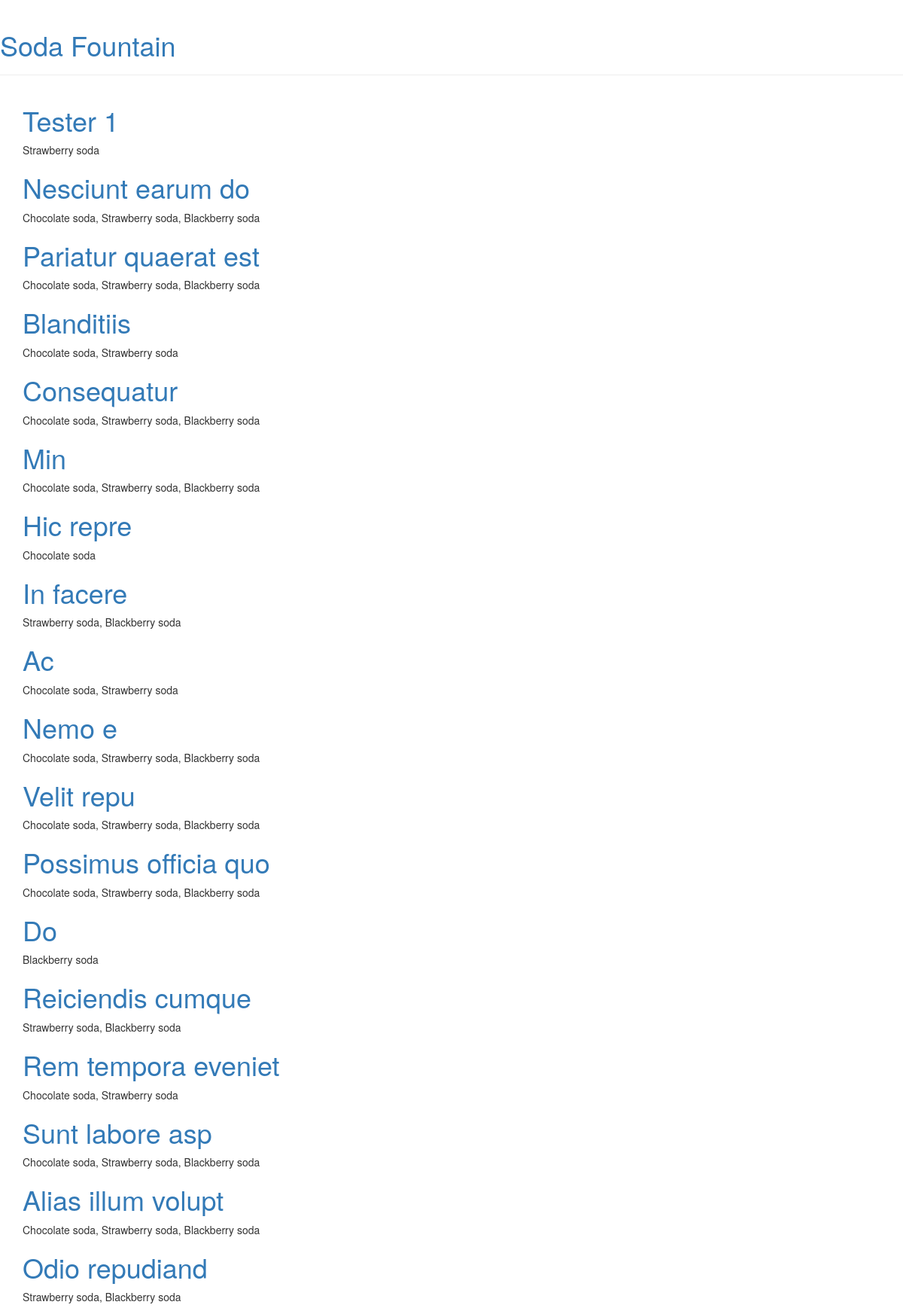
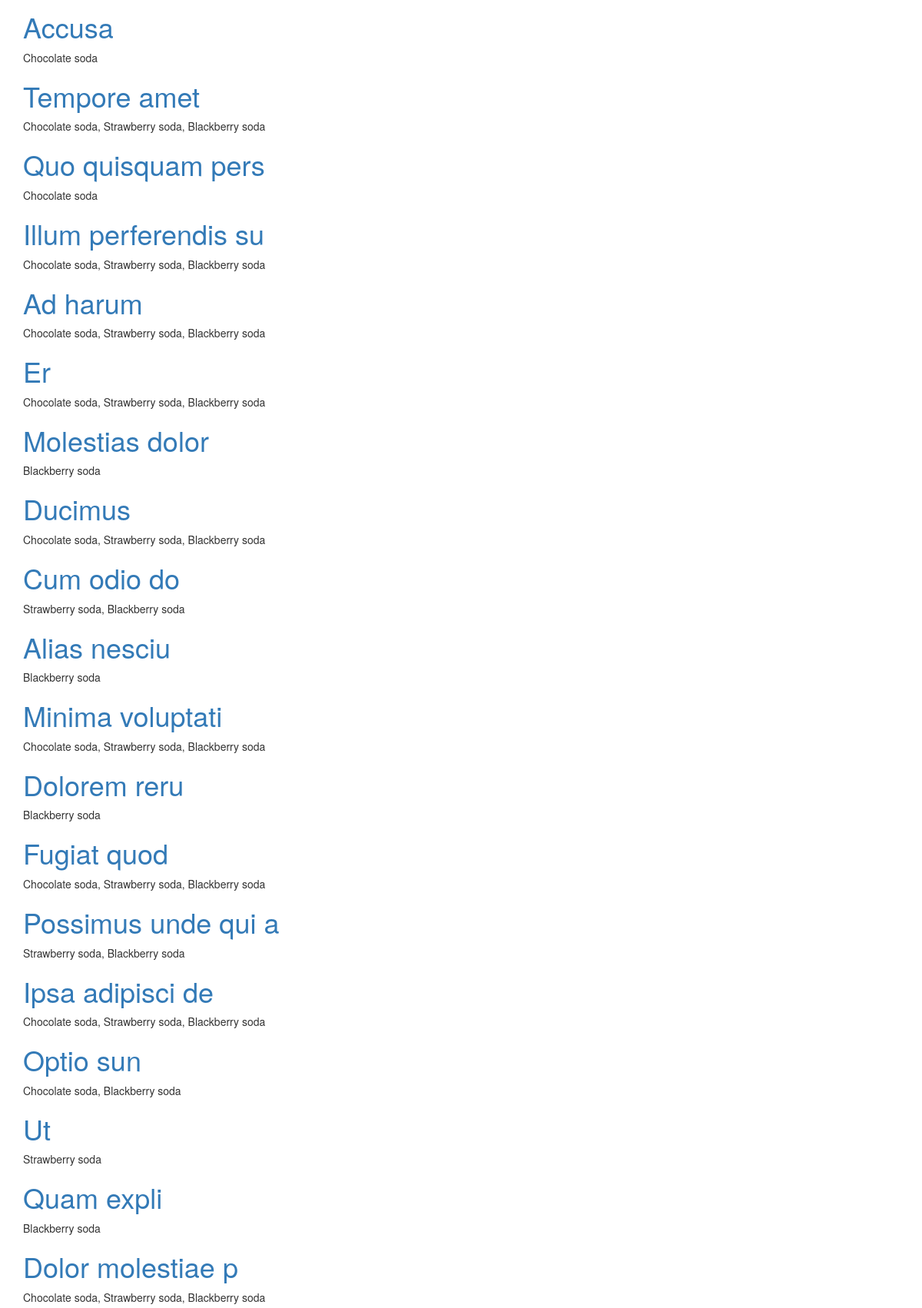
The page / (upper part) on the database its author committed (2 pictures, top to bottom).
### menu/models.py (models this page shows, shortened)
class Menu(models.Model):
    season = models.CharField(max_length=20)
    items = models.ManyToManyField('Item', related_name='items')
    created_date = models.DateTimeField(
            default=timezone.now)
    expiration_date = models.DateTimeField(
            blank=True)

class Item(models.Model):
    name = models.CharField(max_length=200)
    description = models.TextField()
    chef = models.ForeignKey('auth.User', on_delete=models.CASCADE,)
    created_date = models.DateTimeField(
            default=timezone.now)
    standard = models.BooleanField(default=False)
    ingredients = models.ManyToManyField('Ingredient')
    def __str__(self):
        return self.name

### menu/views.py (the view)
# urls.py: url(r'^$', views.menu_list, name='menu_list'),
def menu_list(request):
    all_menus = Menu.objects.all()
    menus = []
    for menu in all_menus:
        if menu.expiration_date >= timezone.now():
            menus.append(menu)
    menus = sorted(menus, key=attrgetter('expiration_date'))
    return render(request, 'menu/list_all_current_menus.html', {'menus': menus})

### menu/templates/menu/list_all_current_menus.html (shortened to what this page needs)
<html>
    <head>
        <link rel="stylesheet" href="//maxcdn.bootstrapcdn.com/bootstrap/3.2.0/css/bootstrap.min.css">
        <link rel="stylesheet" href="//maxcdn.bootstrapcdn.com/bootstrap/3.2.0/css/bootstrap-theme.min.css">
    </head>
    <body>
        <div class="page-header">
            <h1><a href="/">Soda Fountain</a></h1>
        </div>
        <div class="content container">
            <div class="row">
                <div class="col-md-8">
                    <div class="post">
                        {% for menu in menus %}
                            <h1>
                                <a href="{% url 'menu:menu_detail' pk=menu.pk %}">{{ menu.season }}</a>
                            </h1>
                            <p>{{ menu.items.all|join:", "}}</p>
                        {% endfor %}
                    </div>
                </div>
            </div>
        </div>
    </body>
</html>

### rows shown on the page
Menu: season "Tester 1", items.all "Strawberry soda"
Menu: season "Nesciunt earum do", items.all "Chocolate soda, Strawberry soda, Blackberry soda"
Menu: season "Pariatur quaerat est", items.all "Chocolate soda, Strawberry soda, Blackberry soda"
Menu: season "Blanditiis", items.all "Chocolate soda, Strawberry soda"
Menu: season "Consequatur", items.all "Chocolate soda, Strawberry soda, Blackberry soda"
Menu: season "Min", items.all "Chocolate soda, Strawberry soda, Blackberry soda"
Menu: season "Hic repre", items.all "Chocolate soda"
Menu: season "In facere", items.all "Strawberry soda, Blackberry soda"
Menu: season "Ac", items.all "Chocolate soda, Strawberry soda"
Menu: season "Nemo e", items.all "Chocolate soda, Strawberry soda, Blackberry soda"
Menu: season "Velit repu", items.all "Chocolate soda, Strawberry soda, Blackberry soda"
Menu: season "Possimus officia quo", items.all "Chocolate soda, Strawberry soda, Blackberry soda"
Menu: season "Do", items.all "Blackberry soda"
Menu: season "Reiciendis cumque", items.all "Strawberry soda, Blackberry soda"
Menu: season "Rem tempora eveniet", items.all "Chocolate soda, Strawberry soda"
Menu: season "Sunt labore asp", items.all "Chocolate soda, Strawberry soda, Blackberry soda"
Menu: season "Alias illum volupt", items.all "Chocolate soda, Strawberry soda, Blackberry soda"
Menu: season "Odio repudiand", items.all "Strawberry soda, Blackberry soda"
Menu: season "Accusa", items.all "Chocolate soda"
Menu: season "Tempore amet", items.all "Chocolate soda, Strawberry soda, Blackberry soda"
Menu: season "Quo quisquam pers", items.all "Chocolate soda"
Menu: season "Illum perferendis su", items.all "Chocolate soda, Strawberry soda, Blackberry soda"
Menu: season "Ad harum", items.all "Chocolate soda, Strawberry soda, Blackberry soda"
Menu: season "Er", items.all "Chocolate soda, Strawberry soda, Blackberry soda"
Menu: season "Molestias dolor", items.all "Blackberry soda"
Menu: season "Ducimus", items.all "Chocolate soda, Strawberry soda, Blackberry soda"
Menu: season "Cum odio do", items.all "Strawberry soda, Blackberry soda"
Menu: season "Alias nesciu", items.all "Blackberry soda"
Menu: season "Minima voluptati", items.all "Chocolate soda, Strawberry soda, Blackberry soda"
Menu: season "Dolorem reru", items.all "Blackberry soda"
Menu: season "Fugiat quod", items.all "Chocolate soda, Strawberry soda, Blackberry soda"
Menu: season "Possimus unde qui a", items.all "Strawberry soda, Blackberry soda"
Menu: season "Ipsa adipisci de", items.all "Chocolate soda, Strawberry soda, Blackberry soda"
Menu: season "Optio sun", items.all "Chocolate soda, Blackberry soda"
Menu: season "Ut", items.all "Strawberry soda"
Menu: season "Quam expli", items.all "Blackberry soda"
Menu: season "Dolor molestiae p", items.all "Chocolate soda, Strawberry soda, Blackberry soda"
